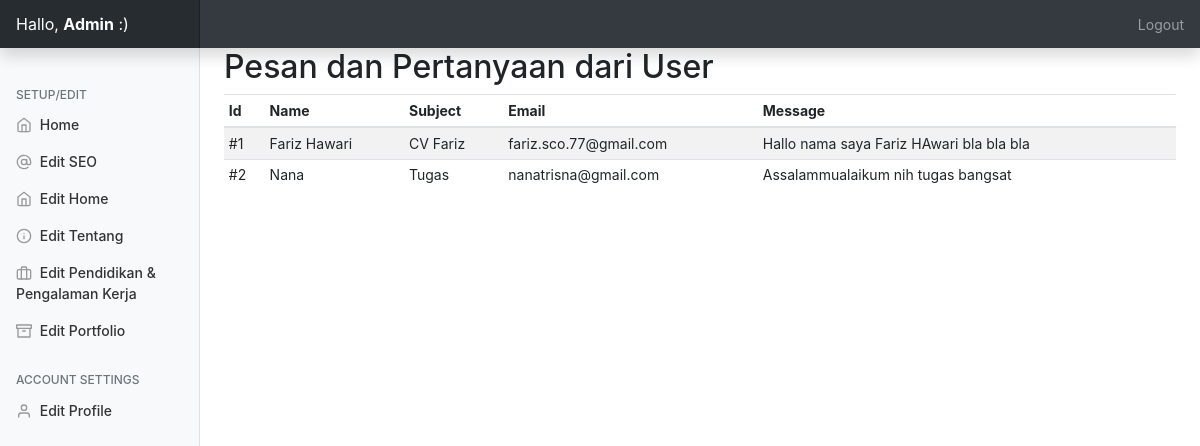
/admin/ (signed in), run on an earlier commit of the app's database.
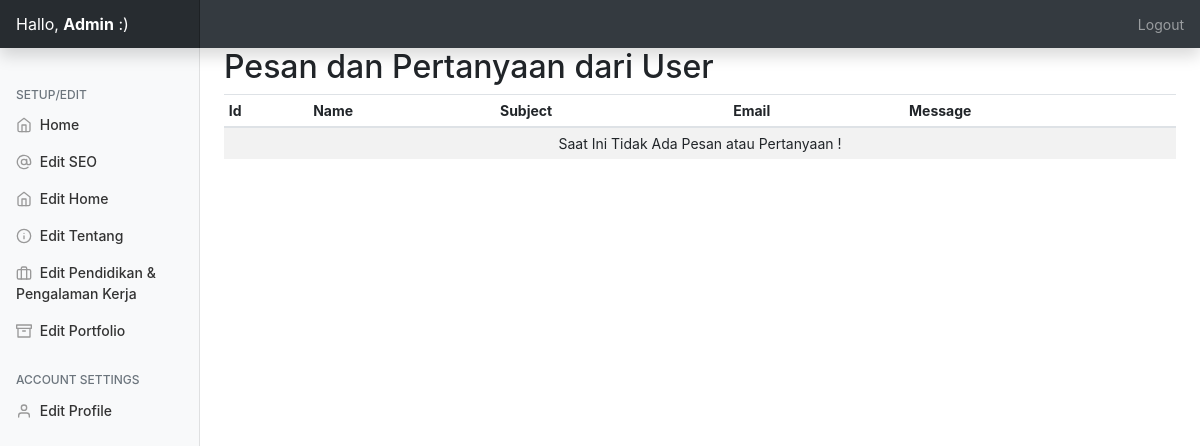
And on a later commit of the database.
### tables this page shows
CREATE TABLE `contact` (
  `id` int(11) NOT NULL,
  `cname` varchar(250) NOT NULL,
  `cemail` varchar(250) NOT NULL,
  `csubject` text NOT NULL,
  `cmessage` text NOT NULL
);

### admin/php/welcome.php (the view)
<h2>Pesan dan Pertanyaan dari User</h2>
   <div class="table-responsive">
     <table class="table table-striped table-sm">
       <thead>
         <tr>
           <th>Id</th>
           <th>Name</th>
           <th>Subject</th>
           <th>Email</th>
           <th>Message</th>
         </tr>
       </thead>
       <tbody>
          <?php
 $query="SELECT * FROM contact";
   $queryrun=mysqli_query($db,$query);
   $count=0;
   while($data=mysqli_fetch_array($queryrun)){
       ?>
       <tr>
       <td>#<?=$count+1?></td>
           <td><?=$data['cname']?></td>
           <td><?=$data['csubject']?></td>
           <td><?=$data['cemail']?></td>
           <td><?=$data['cmessage']?></td>
         </tr>
       <?php
           $count++;
   }
   if($count==0){ ?>
       <td colspan="5" align="center"> Saat Ini Tidak Ada Pesan atau Pertanyaan !</td>
   <?php }
     ?>
       </tbody>
     </table>
   </div>

### admin/index.php (shortened to what this page needs)
<?php
include('../include/db.php');
?>
<!doctype html>
<html lang="en">
  <head>
<link href="assets/dist/css/bootstrap.css" rel="stylesheet">
    <link href="css/dashboard.css" rel="stylesheet">
  </head>
  <body>
    <nav class="navbar navbar-dark sticky-top bg-dark flex-md-nowrap p-0 shadow">
  <a class="navbar-brand col-md-3 col-lg-2 mr-0 px-3" href="#">Hallo, <b><?=$_SESSION['username']?></b> :)</a>
  <ul class="navbar-nav px-3">
    <li class="nav-item text-nowrap">
      <a class="nav-link" href="php/logout.php">Logout</a>
    </li>
  </ul>
</nav>
<div class="container-fluid">
  <div class="row">
    <nav id="sidebarMenu" class="col-md-3 col-lg-2 d-md-block bg-light sidebar collapse">
      <div class="sidebar-sticky pt-3">
        <ul class="nav flex-column">
          <h6 class="sidebar-heading d-flex justify-content-between align-items-center px-3 mt-4 mb-1 text-muted">
          <span>Setup/Edit</span>
        </h6>
        <li class="nav-item">
            <a class="nav-link" href="../admin/">
              <span data-feather="home"></span>
            Home
            </a>
          </li>
         <li class="nav-item">
            <a class="nav-link" href="?editseo=true">
              <span data-feather="at-sign"></span>
              Edit SEO
            </a>
          </li>
          <li class="nav-item">
            <a class="nav-link" href="?edithome=true">
              <span data-feather="home"></span>
              Edit Home
            </a>
          </li>
          <li class="nav-item">
            <a class="nav-link" href="?editabout=true">
              <span data-feather="info"></span>
              Edit Tentang
            </a>
          </li>
          <li class="nav-item">
            <a class="nav-link" href="?editresume=true">
              <span data-feather="briefcase"></span>
              Edit Pendidikan & Pengalaman Kerja
            </a>
          </li>
          <li class="nav-item">
            <a class="nav-link" href="?editportfolio=true">
              <span data-feather="archive"></span>
              Edit Portfolio
            </a>
          </li>
        </ul>
        <h6 class="sidebar-heading d-flex justify-content-between align-items-center px-3 mt-4 mb-1 text-muted">
          <span>Account Settings</span>
        </h6>
        <ul class="nav flex-column mb-2">
          <li class="nav-item">
            <a class="nav-link" href="?editprofile=true">
              <span data-feather="user"></span>
              Edit Profile
            </a>
          </li>
        </ul>
      </div>
    </nav>
    <main role="main" class="col-md-9 ml-sm-auto col-lg-10 px-md-4">
<?php
     if(isset($_GET['edithome'])){
     include('php/home.php');
     }else if(isset($_GET['editabout'])){
         include('php/about.php');
     }else if(isset($_GET['editresume'])){
       include('php/resume.php');
     }else if(isset($_GET['editportfolio'])){
      include('php/portfolio.php');
     }else if(isset($_GET['editseo'])){
         include('php/seo.php');
    }else{
         include('php/welcome.php');
     } ?>
    </main>
  </div>
</div>
        <script src="js/dashboard.js"></script></body>
</html>

### admin/css/dashboard.css (style rules this page uses)
body { font-size: .875rem; }
.feather { width: 16px; height: 16px; vertical-align: text-bottom; }
.sidebar { position: fixed; top: 0; bottom: 0; left: 0; z-index: 100; padding: 48px 0 0; box-shadow: inset -1px 0 0 rgba(0, 0, 0, .1); }
.sidebar-sticky { position: relative; top: 0; height: calc(100vh - 48px); padding-top: .5rem; overflow-x: hidden; overflow-y: auto; }
.sidebar .nav-link { font-weight: 500; color: #333; }
.sidebar .nav-link .feather { margin-right: 4px; color: #999; }
.sidebar-heading { font-size: .75rem; text-transform: uppercase; }
.navbar-brand { padding-top: .75rem; padding-bottom: .75rem; font-size: 1rem; background-color: rgba(0, 0, 0, .25); box-shadow: inset -1px 0 0 rgba(0, 0, 0, .25); }

What changed in the data, as far as the page shows it:
removed contact: cname "Fariz Hawari", csubject "CV Fariz", cemail "fariz.sco.77@gmail.com", cmessage "Hallo nama saya Fariz HAwari bla bla bla"
removed contact: cname "Nana", csubject "Tugas", cemail "nanatrisna@gmail.com", cmessage "Assalammualaikum nih tugas bangsat"
Also different on the page:
text now shown: "Saat Ini Tidak Ada Pesan atau Pertanyaan !"
